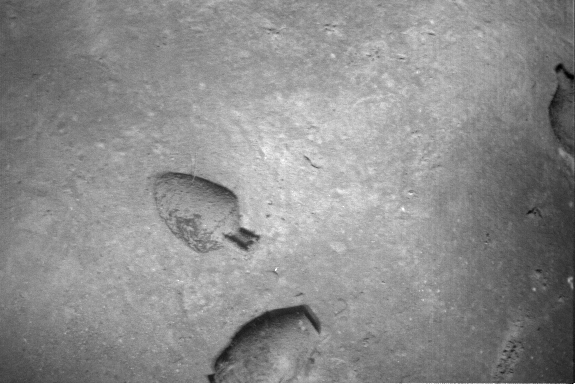
#> input picture filre/RSN/third/3_1.tif, 576 x 384 px; its folder holds 4 pictures in this run
$ python try6.py
#> lines starting #> are read from the running program, lines starting #| are printed output that depends on the picture
import cv2
import matplotlib.pyplot as plt
import numpy as np
import random
import os
import tqdm.notebook as tqdm

class ImageStitcher:
    def __init__(self):
        pass

    def read_image(self, path):
        img = cv2.imread(path)
        img_gray = cv2.cvtColor(img, cv2.COLOR_RGB2GRAY)
        img_rgb = cv2.cvtColor(img, cv2.COLOR_BGR2RGB)
        return img_gray, img, img_rgb

    def SIFT(self, img):
        # siftDetector = cv2.xfeatures2d.SIFT_create(2500)
        # kp, des = siftDetector.detectAndCompute(img, None)
        # Use ORB instead of SIFT
        orb = cv2.ORB_create(10000)
        kp, des = orb.detectAndCompute(img, None)
        return kp, des


    def matcher(self, kp1, des1, img1, kp2, des2, img2, threshold):
        bf = cv2.BFMatcher()
        matches = bf.knnMatch(des1, des2, k=2)

        # draw the matches on the image good and all matches
        img4 = cv2.drawMatchesKnn(img1, kp1, img2, kp2, matches, None, flags=2)
        plt.imshow(img4)
        plt.show()

        good = []
        for m, n in matches:
            if m.distance < threshold * n.distance:
                good.append([m])

        matches = []
        for pair in good:
            matches.append(list(kp1[pair[0].queryIdx].pt + kp2[pair[0].trainIdx].pt))

        matches = np.array(matches)


        # draw the matches on the image good and all matches
        img3 = cv2.drawMatchesKnn(img1, kp1, img2, kp2, good, None, flags=2)
        plt.imshow(img3)
        plt.show()

        return matches

    def homography(self, pairs):
        rows = []
        for i in range(pairs.shape[0]):
            p1 = np.append(pairs[i][0:2], 1)
            p2 = np.append(pairs[i][2:4], 1)
            row1 = [0, 0, 0, p1[0], p1[1], p1[2], -p2[1] * p1[0], -p2[1] * p1[1], -p2[1] * p1[2]]
            row2 = [p1[0], p1[1], p1[2], 0, 0, 0, -p2[0] * p1[0], -p2[0] * p1[1], -p2[0] * p1[2]]
            rows.append(row1)
            rows.append(row2)
        rows = np.array(rows)
        U, s, V = np.linalg.svd(rows)
        H = V[-1].reshape(3, 3)
        H = H / H[2, 2]
        return H

    def random_point(self, matches, k=4):
        idx = random.sample(range(len(matches)), k)
        point = [matches[i] for i in idx]
        return np.array(point)

    def get_error(self, points, H):
        num_points = len(points)
        all_p1 = np.concatenate((points[:, 0:2], np.ones((num_points, 1))), axis=1)
        all_p2 = points[:, 2:4]
        estimate_p2 = np.zeros((num_points, 2))
        for i in range(num_points):
            temp = np.dot(H, all_p1[i])
            estimate_p2[i] = (temp / temp[2])[0:2]
        errors = np.linalg.norm(all_p2 - estimate_p2, axis=1) ** 2

        return errors


    def ransac(self, matches, threshold, iters):
        num_best_inliers = 0

        for i in range(iters):
            points = self.random_point(matches)
            H = self.homography(points)

            if np.linalg.matrix_rank(H) < 3:
                continue

            errors = self.get_error(matches, H)
            idx = np.where(errors < threshold)[0]
            inliers = matches[idx]

            num_inliers = len(inliers)
            if num_inliers > num_best_inliers:
                best_inliers = inliers.copy()
                num_best_inliers = num_inliers
                best_H = H.copy()

        print("inliers/matches: {}/{}".format(num_best_inliers, len(matches)))
        return best_inliers, best_H

    # [28 lines of commented-out code are left out]

    def stitch_img(self, left, right, H):
        print("Stitching Images...")

        left = cv2.normalize(left.astype('float'), None, 0.0, 1.0, cv2.NORM_MINMAX)
        right = cv2.normalize(right.astype('float'), None, 0.0, 1.0, cv2.NORM_MINMAX)

        height_l, width_l, channel_l = left.shape
        corners = [[0, 0, 1], [width_l, 0, 1], [width_l, height_l, 1], [0, height_l, 1]]
        corners_new = [np.dot(H, corner) for corner in corners]
        corners_new = np.array(corners_new).T
        x_news = corners_new[0] / corners_new[2]
        y_news = corners_new[1] / corners_new[2]
        y_min = min(y_news)
        x_min = min(x_news)

        translation_mat = np.array([[1, 0, -x_min], [0, 1, -y_min], [0, 0, 1]])
        H = np.dot(translation_mat, H)

        height_new = int(round(abs(y_min) + height_l))
        width_new = int(round(abs(x_min) + width_l))
        size = (width_new, height_new)

        warped_l = cv2.warpPerspective(src=left, M=H, dsize=size)

        height_r, width_r, channel_r = right.shape
        height_new = int(round(abs(y_min) + height_r))
        width_new = int(round(abs(x_min) + width_r))
        size = (width_new, height_new)

        warped_r = cv2.warpPerspective(src=right, M=translation_mat, dsize=size)

        stitch_image = warped_l[:warped_r.shape[0], :warped_r.shape[1], :]

        # Find the minimum dimensions between warped_l and warped_r
        min_height = min(warped_l.shape[0], warped_r.shape[0])
        min_width = min(warped_l.shape[1], warped_r.shape[1])

        black = np.zeros(3)  # Black pixel.

        for i in range(min_height):
            for j in range(min_width):
                pixel_l = warped_l[i, j, :]
                pixel_r = warped_r[i, j, :]

                if not np.array_equal(pixel_l, black) and np.array_equal(pixel_r, black):
                    warped_l[i, j, :] = pixel_l
                elif np.array_equal(pixel_l, black) and not np.array_equal(pixel_r, black):
                    warped_l[i, j, :] = pixel_r
                elif not np.array_equal(pixel_l, black) and not np.array_equal(pixel_r, black):
                    warped_l[i, j, :] = (pixel_l + pixel_r) / 2
                else:
                    pass


        # Convert the stitched image to uint8
        stitch_image_uint8 = (stitch_image * 255).astype(np.uint8)


        print("Stitching Done!")
        return stitch_image_uint8


    # [50 lines of commented-out code are left out]


    def stitch_images(self, folder):
        file_list = [f for f in os.listdir(folder) if f.endswith('.tif')]
        file_list.sort()

        # Read the first image as the initial stitched image
        _, stitched_image, _ = self.read_image(os.path.join(folder, file_list[0]))
#> in read_image, img is the input picture: shape (384, 576, 3); min 0, max 255, mean 140.8

        # Iterate through the rest of the images and stitch them with the current stitched image
        for i in range(1, len(file_list)):
            right_gray, right_rgb, _ = self.read_image(os.path.join(folder, file_list[i]))
#> call 2 of read_image, with path = 'third/3_2.tif'
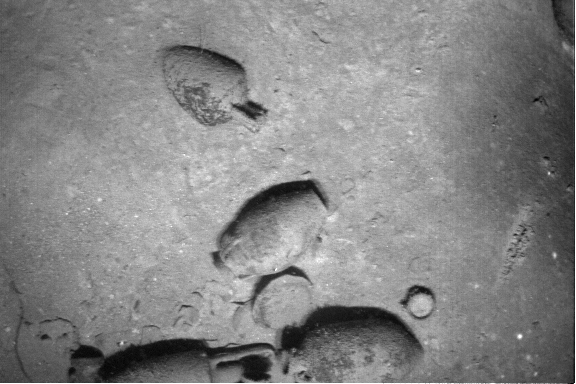
#> input picture filre/RSN/third/3_2.tif, 576 x 384 px
#> in read_image, img is the input picture: shape (384, 576, 3); min 0, max 255, mean 132.6

            kp_left, des_left = self.SIFT(stitched_image)
#> in SIFT, `kp, des = orb.detectAndCompute(img, None)`: kp = 1576 keypoints; strongest (x, y, size): (258, 237, 31), (258, 236, 37.2), (275, 270, 31), (243, 224, 64.3)
#> in stitch_images, `kp_left, des_left = self.SIFT(stitched_image)`: kp_left has the same summary as kp in SIFT
            kp_right, des_right = self.SIFT(right_gray)
#> in SIFT (call 2), `kp, des = orb.detectAndCompute(img, None)`: kp = 3187 keypoints; strongest (x, y, size): (519, 337, 31), (520, 336, 37.2), (275, 270, 31), (213, 255, 44.6)
#> in stitch_images, `kp_right, des_right = self.SIFT(right_gray)`: kp_right has the same summary as kp in SIFT

            matches = self.matcher(kp_left, des_left, stitched_image, kp_right, des_right, right_rgb, 0.6)
#> in matcher, `matches = bf.knnMatch(des1, des2, k=2)`: matches = 1576 matches
#> in matcher, `img4 = cv2.drawMatchesKnn(img1, kp1, img2, kp2, matches, None, flags=2)`:
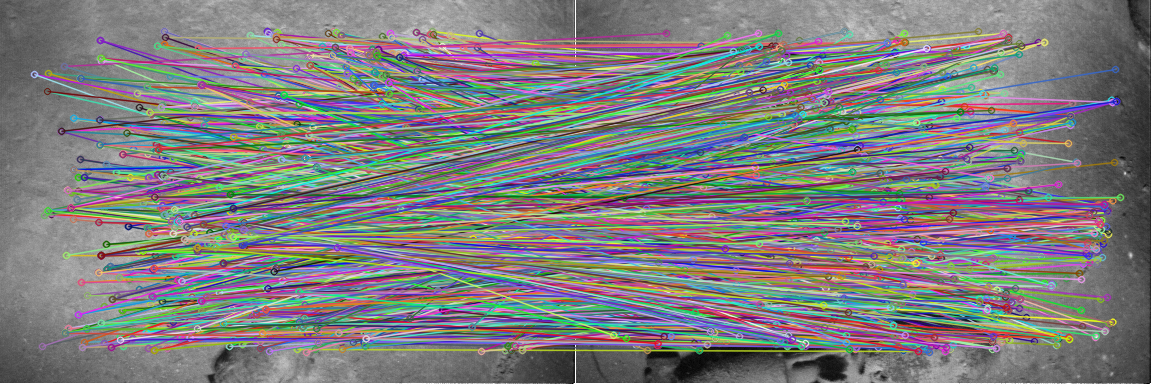
#> img4: shape (384, 1152, 3); mean B, G, R 126.8, 125.4, 126.5
#> after the loop in matcher, `for m, n in matches:`: good = 11 matches
#> the loop in matcher, `for pair in good:` made 11 passes
#> after the loop in matcher, `for pair in good:`: matches = [[162, 176, 170, 49], [309, 177, 453, 241], [226, 235, 234, 105], [199, 244, 207, 114], [162, 176.4, 170.4, 49.2], [192, 180, 201, 52], [192, 186, 201, 57], [243.6, 225.6, 251, 98], [162.7, 175.7, 171.4, 48.96], [198.7, 216, 208, 84], [226.4, 235, 235, 105.4]]
#> in matcher, `img3 = cv2.drawMatchesKnn(img1, kp1, img2, kp2, good, None, flags=2)`:
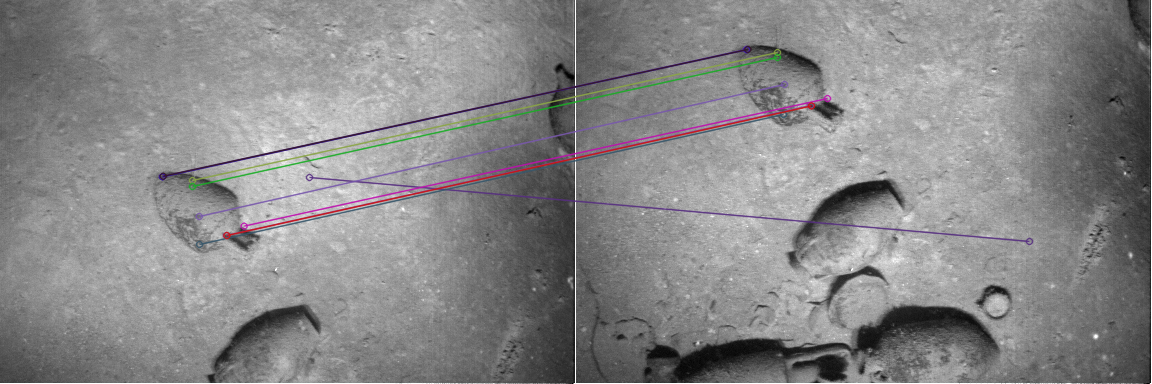
#> img3: shape (384, 1152, 3); mean B, G, R 135.9, 135.4, 136


            inliers, H = self.ransac(matches, 0.6, 5000)
#> the loop in ransac, `for i in range(iters):` made 5000 passes
#> num_inliers on passes 1 to 12: 4, 5, 4, 5, 6, 4, 4, 5, 4, 4, 5, 4
#> after the loop in ransac, `for i in range(iters):`: best_inliers = [[162, 176, 170, 49], [226, 235, 234, 105], [199, 244, 207, 114], [162, 176.4, 170.4, 49.2], [192, 180, 201, 52], [162.7, 175.7, 171.4, 48.96], [226.4, 235, 235, 105.4]]; num_best_inliers = 7
#| inliers/matches: 7/11
#> in stitch_images, `inliers, H = self.ransac(matches, 0.6, 5000)`: inliers has the same summary as best_inliers in ransac; H = [[0.897, 0.14, 4.57], [-0.0809, 1.06, -123.4], [-0.000697, 0.000773, 1]]


            stitched_image = self.stitch_img(stitched_image, right_rgb, H)
#> in stitch_img, `corners_new = [np.dot(H, corner) for corner in corners]`: corners_new = [[4.57, -123.4, 1], [521.2, -170, 0.598], [575.1, 237.9, 0.895], [58.47, 284.5, 1.3]]
#> in stitch_img, `corners_new = np.array(corners_new).T`: corners_new = [[4.57, 521.2, 575.1, 58.47], [-123.4, -170, 237.9, 284.5], [1, 0.598, 0.895, 1.3]]
#> in stitch_img, `x_news = corners_new[0] / corners_new[2]`: x_news = [4.57, 871, 642.4, 45.09]
#> in stitch_img, `y_news = corners_new[1] / corners_new[2]`: y_news = [-123.4, -284, 265.7, 219.4]
#> in stitch_img, `y_min = min(y_news)`: y_min = -284
#> in stitch_img, `x_min = min(x_news)`: x_min = 4.57
#> in stitch_img, `translation_mat = np.array([[1, 0, -x_min], [0, 1, -y_min], [0, 0, 1]])`: translation_mat = [[1, 0, -4.57], [0, 1, 284], [0, 0, 1]]
#> in stitch_img, `H = np.dot(translation_mat, H)`: H = [[0.9, 0.137, 0], [-0.279, 1.28, 160.7], [-0.000697, 0.000773, 1]]
#> in stitch_img, `height_new = int(round(abs(y_min) + height_l))`: height_new = 668
#> in stitch_img, `width_new = int(round(abs(x_min) + width_l))`: width_new = 581
#> in stitch_img, `size = (width_new, height_new)`: size = (581, 668)
#> in stitch_img, `warped_l = cv2.warpPerspective(src=left, M=H, dsize=size)`:
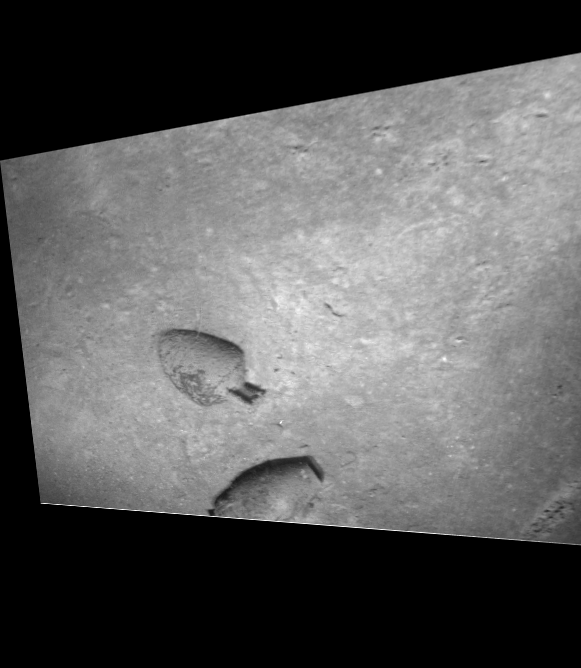
#> warped_l: shape (668, 581, 3) float64; min 0, max 1, mean 0.358
#> in stitch_img, `warped_r = cv2.warpPerspective(src=right, M=translation_mat, dsize=size)`:
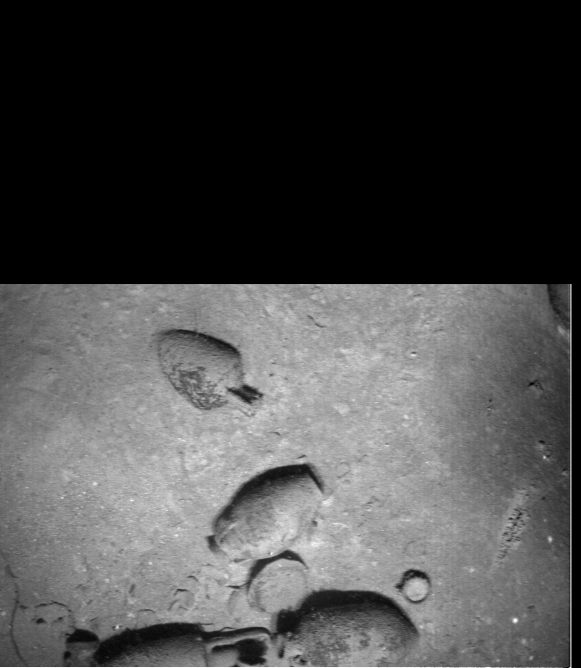
#> warped_r: shape (668, 581, 3) float64; min 0, max 1, mean 0.294
#> after the loop in stitch_img, `for i in range(min_height):`:
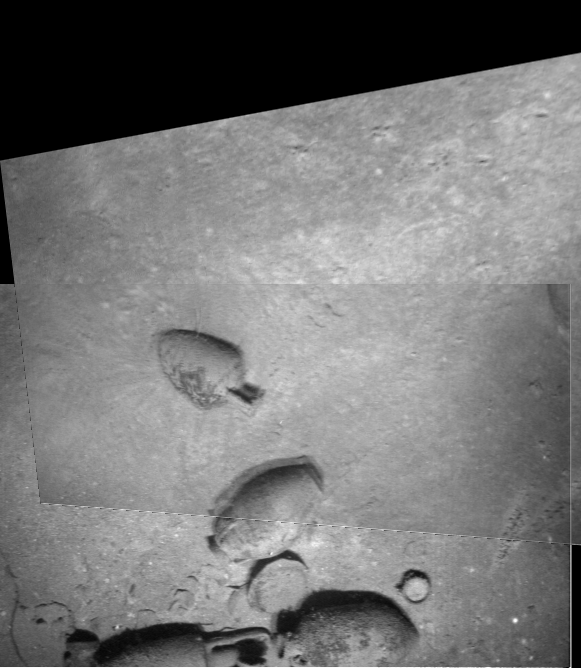
#> warped_l: shape (668, 581, 3) float64; min 0, max 1, mean 0.462

            cv2.imshow(f"Stitched Image Set-{i}", stitched_image)
            cv2.waitKey(0)
#> pass 2 of the loop in stitch_images, `for i in range(1, len(file_list)):`:
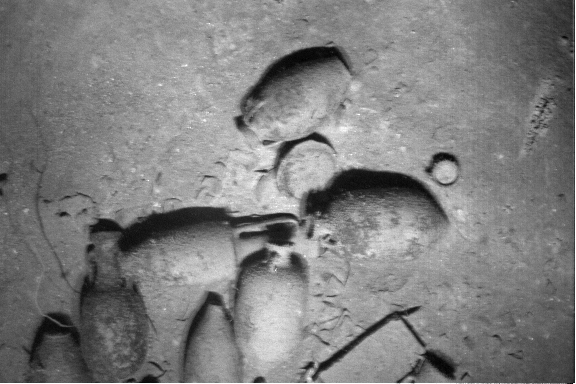
#> input picture filre/RSN/third/3_3.tif, 576 x 384 px
#> in read_image, img is the input picture: shape (384, 576, 3); min 0, max 255, mean 126.9
#> kp = 2060 keypoints; strongest (x, y, size): (515, 621, 31), (515, 620, 37.2), (514, 621, 44.6), (287, 552, 92.6)
#> kp_left has the same summary as kp in SIFT
#> kp = 4228 keypoints; strongest (x, y, size): (276, 247, 111.1), (282, 251, 64.3), (283, 240, 111.1), (284, 242, 92.6)
#> kp_right has the same summary as kp in SIFT
#> in matcher (call 2), `matches = bf.knnMatch(des1, des2, k=2)`: matches = 2060 matches
#> img4: shape (668, 1157, 3)
#> after the loop in matcher (call 2), `for m, n in matches:`: good = 5 matches
#> the loop in matcher (call 2), `for pair in good:` made 5 passes
#> after the loop in matcher (call 2), `for pair in good:`: matches = [[185, 565, 213, 152], [440, 579, 459, 211], [83, 620, 108, 212], [411, 633, 433, 207], [221.8, 540, 250.6, 119.5]]
#> in matcher (call 2), `img3 = cv2.drawMatchesKnn(img1, kp1, img2, kp2, good, None, flags=2)`:
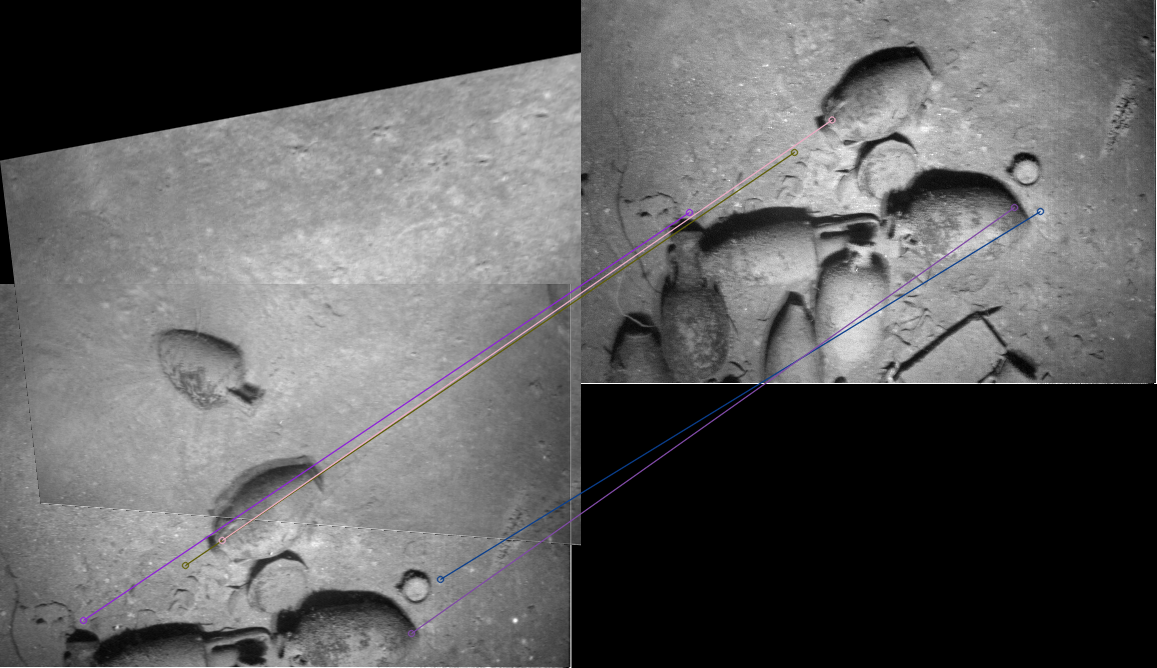
#> img3: shape (668, 1157, 3); mean of channels 0, 1, 2 95.5, 95.1, 95.3; drawn as B, G, R
#> the loop in ransac (call 2), `for i in range(iters):` made 5000 passes
#> (errors, num_best_inliers) on pass 1: ([1.71e-20, 1196.6, 6.85e-21, 5.05e-21, 2.55e-20], 4)
#| inliers/matches: 4/5
#> left: shape (668, 581, 3) float64
#> warped_r: shape (600, 616, 3) float64
#> in stitch_img (call 2), `stitch_image_uint8 = (stitch_image * 255).astype(np.uint8)`:
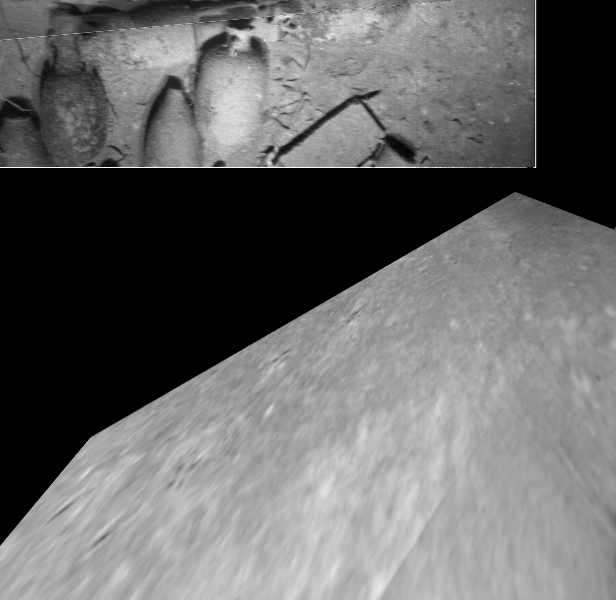
#> stitch_image_uint8: shape (600, 616, 3); min 0, max 247, mean 104.6
#> pass 3 of the loop in stitch_images, `for i in range(1, len(file_list)):`:
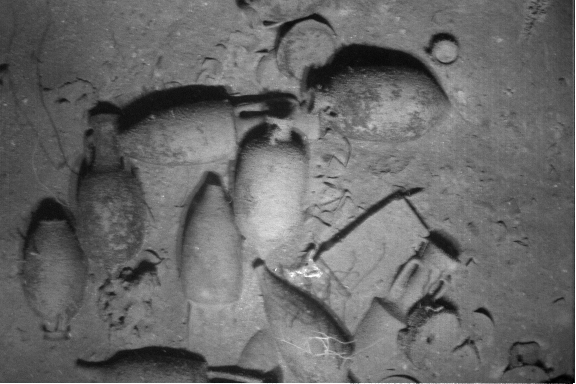
#> input picture filre/RSN/third/3_4.tif, 576 x 384 px
#> in read_image, img is the input picture: shape (384, 576, 3); min 0, max 255, mean 104.7
#> in matcher (call 3), `img4 = cv2.drawMatchesKnn(img1, kp1, img2, kp2, matches, None, flags=2)`:
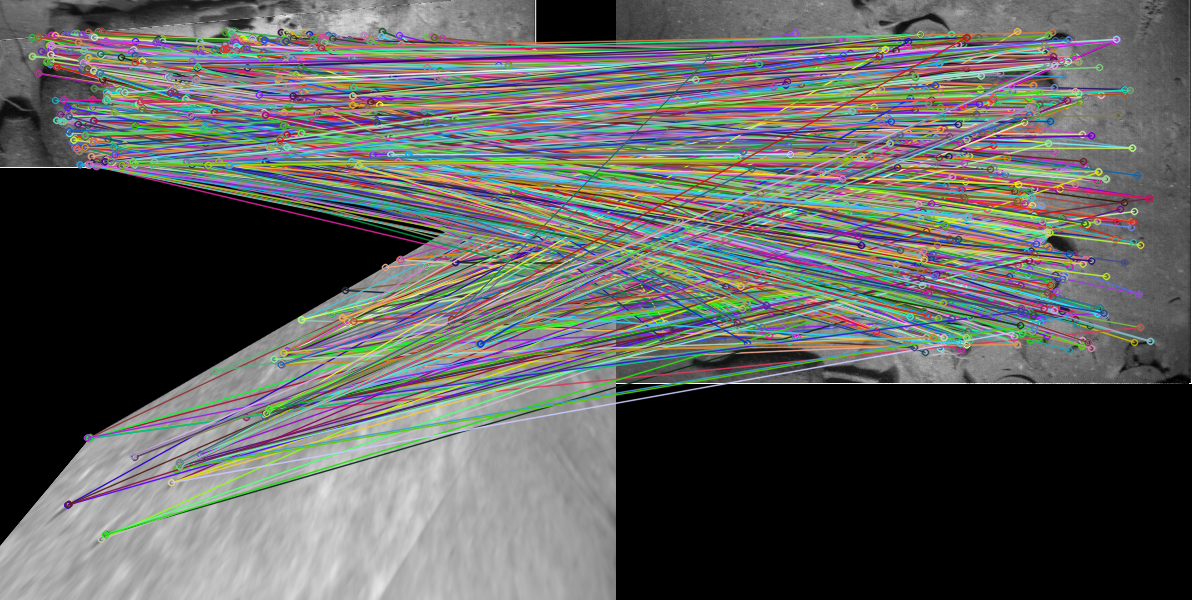
#> img4: shape (600, 1192, 3); mean of channels 0, 1, 2 93.1, 95.2, 94.3; drawn as B, G, R
#> the loop in matcher (call 3), `for pair in good:` made 6 passes
#> img3: shape (600, 1192, 3)
#| inliers/matches: 4/6
#> left: shape (600, 616, 3) float64
#> warped_r: shape (511, 1218, 3) float64
#> stitch_image: shape (511, 1218, 3) float64
#> in stitch_img (call 3), `stitch_image_uint8 = (stitch_image * 255).astype(np.uint8)`:
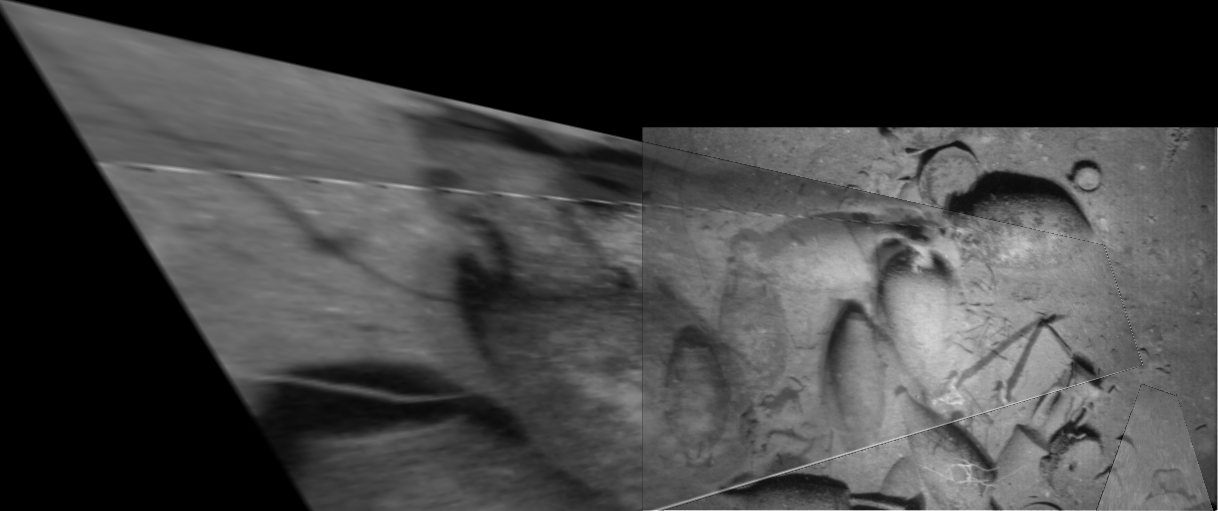
#> stitch_image_uint8: shape (511, 1218, 3); min 0, max 225, mean 66.3

        cv2.imshow("Final Stitched Image", stitched_image)


def main():
    plt.rcParams['figure.figsize'] = [15, 15]
    stitcher = ImageStitcher()
    stitcher.stitch_images('third')

    cv2.waitKey(0)

if __name__ == '__main__':
    main()
